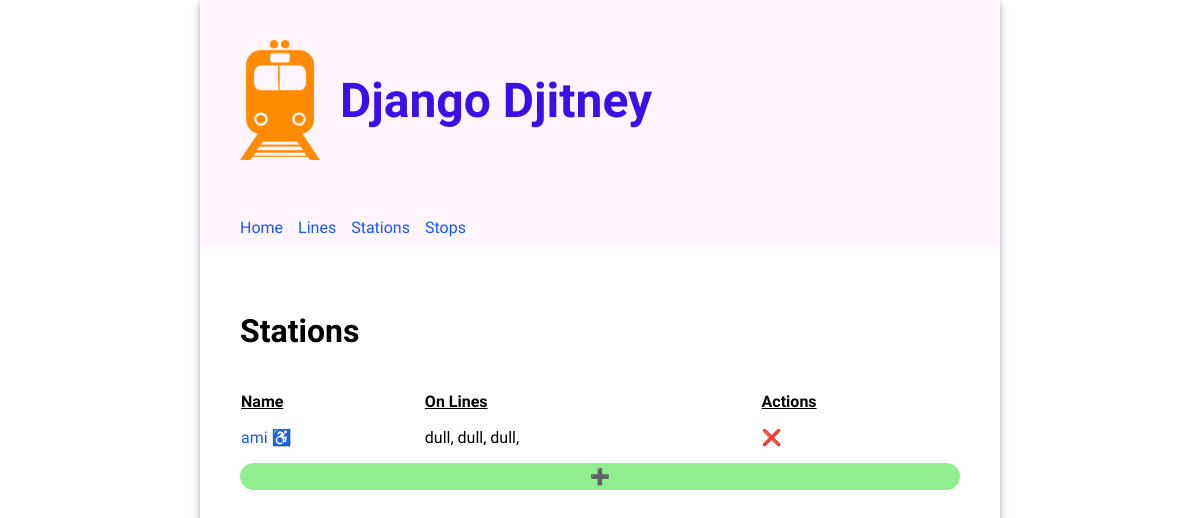
Page /stations/ on the earlier database version.
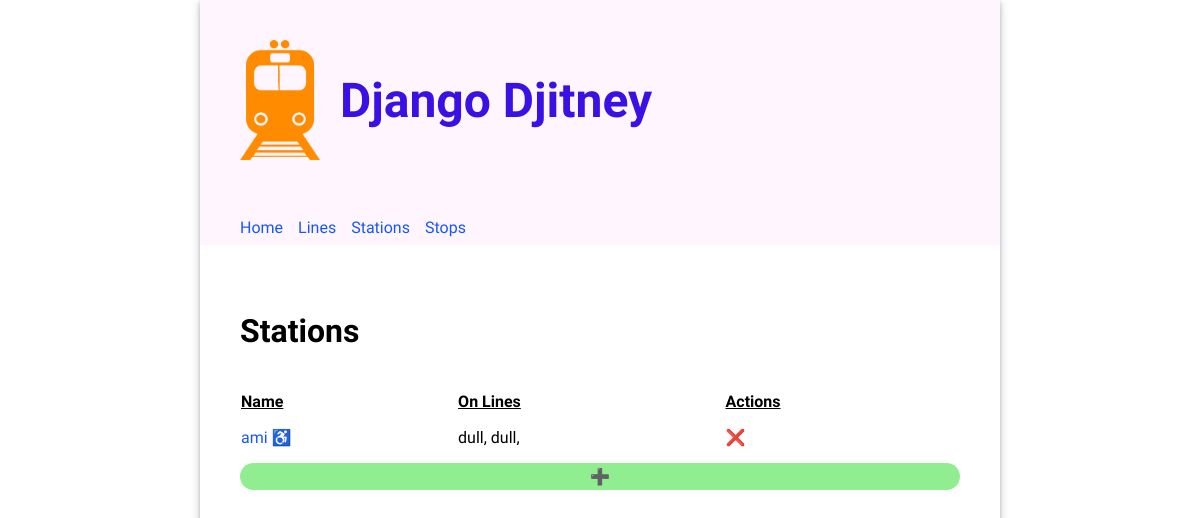
Same page on the later database version.
### routes/models.py (models this page shows, shortened)
class Station(models.Model):
  name = models.CharField(unique=True, max_length=200)
  accessible = models.BooleanField(default=False)

class Stop(models.Model):
  class Meta:
    unique_together = (('line', 'stop_number'))
  line = models.ForeignKey(Line, on_delete=models.CASCADE)
  station = models.ForeignKey(Station, on_delete=models.CASCADE)
  stop_number = models.PositiveIntegerField()

class Line(models.Model):
  name = models.CharField(unique=True, max_length=200)

### routes/views.py (the view)
# urls.py: path('stations/', views.StationsView.as_view(), name='stations'),
class StationsView(ListView):
    model = Station
    form_class = StationForm
    template_name = 'routes/stations.html'

### routes/templates/routes/stations.html (shortened to what this page needs)
{% extends 'base.html' %}
{% load static %}
{% block content %}
<div>
  <h2>Stations</h2>
  <table class="line-table">
    <thead>
      <tr>
        <th>Name</th>
        <th>On Lines</th>
        <th>Actions</th>
      </tr>
    </thead>
    <tbody>
    {% for station in object_list %}
        <tr>
          <td>
            <a href="{% url "update_station" station.id %}">{{ station.name }}</a>
            {% if station.accessible %}<span>  ♿️ </span>{% endif %}
          </td>
          <td>
            {% for stop in station.stop_set.all %}{{stop.line.name}}, {% endfor %}
          </td>
          <td><a href="{% url "delete_station" station.id %}" style="text-decoration: none; color: inherit;">❌</a></td>
        </tr>
    {% endfor %}
    </tbody>
  </table>
  <a href="{% url "create_station" %}" style="display: inherit; text-align: center; border-radius: 15px; text-decoration: none; color: inherit; padding: 4px; background-color: lightgreen;">➕</a>
</div>
{% endblock %}

Differences in the rows shown:
removed Stop: line.name "dull"
